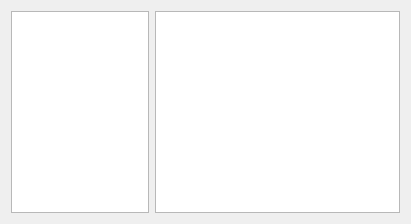
<?xml version="1.0" encoding="UTF-8"?>
<ui version="4.0">
 <class>PluginFactoryView</class>
 <widget class="QWidget" name="PluginFactoryView">
  <property name="geometry">
   <rect>
    <x>0</x>
    <y>0</y>
    <width>411</width>
    <height>224</height>
   </rect>
  </property>
  <property name="windowTitle">
   <string>Form</string>
  </property>
  <layout class="QGridLayout" name="gridLayout">
   <item row="1" column="1">
    <widget class="KTextEdit" name="description">
     <property name="enabled">
      <bool>true</bool>
     </property>
     <property name="readOnly">
      <bool>true</bool>
     </property>
    </widget>
   </item>
   <item row="1" column="0">
    <widget class="QListView" name="pluginList">
     <property name="maximumSize">
      <size>
       <width>150</width>
       <height>16777215</height>
      </size>
     </property>
    </widget>
   </item>
  </layout>
 </widget>
 <customwidgets>
  <customwidget>
   <class>KTextEdit</class>
   <extends>QTextEdit</extends>
   <header>ktextedit.h</header>
  </customwidget>
 </customwidgets>
 <resources/>
 <connections/>
</ui>
